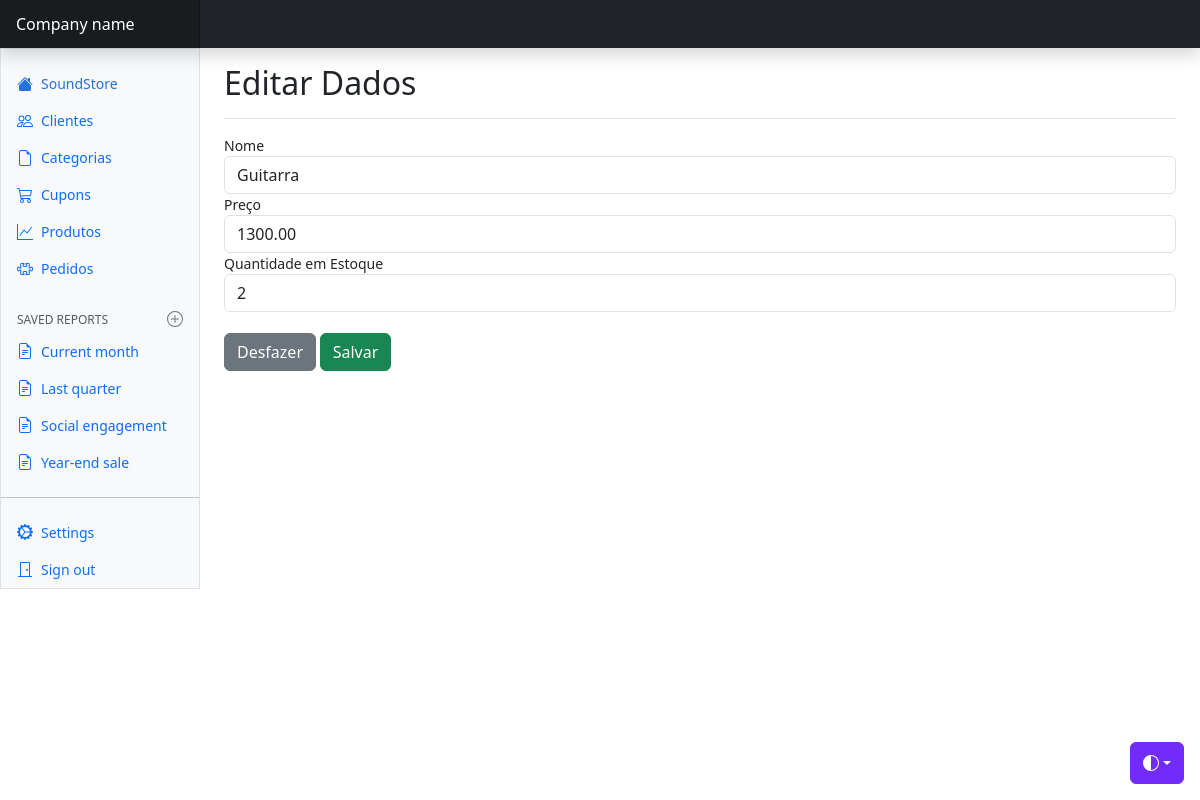
/views/produtos/edit.php?id=22, run on the app's committed database.
### tables this page shows
CREATE TABLE `produtos` (
  `id` int(11) NOT NULL,
  `id_categoria` int(11) DEFAULT NULL,
  `nome` varchar(100) DEFAULT NULL,
  `preco` decimal(10,2) DEFAULT NULL,
  `estoque` int(11) DEFAULT NULL
);

### config/BD.php (called while the page is built)
<?php
    class BD {
        public static function getConexao() {
            $conn = new PDO(
                "mysql:host=localhost;dbname=soundstore_bd",
                "root",
                ""
            );
            return $conn;
        }
    }

### model/dao/ProdutosDAO.php (called while the page is built, shortened)
<?php
    class ProdutosDAO {
         public function find($id) {
            try {
                $query = BD::getConexao()->prepare(
                    "SELECT * FROM produtos WHERE id = :i"
                );
                $query->bindValue(':i', $id, PDO::PARAM_INT);
                if(!$query->execute()) {
                    print_r($query->errorInfo());
                }
                if($linha = $query->fetch(PDO::FETCH_ASSOC)) {
                    $produtos = new Produtos();
                    $produtos->setId($linha['id']);
                    $produtos->setNome($linha['nome']);
                    $produtos->setPreco($linha['preco']);
                    $produtos->setEstoque($linha['estoque']);
                }
                return $produtos;
            }
            catch(PDOException $e) {
                echo "Erro #3: " . $e->getMessage();
            }
        }
    }

### model/bean/Produtos.php (called while the page is built, shortened)
<?php
    class Produtos {
        private $nome;
        private $preco;
        private $estoque;
        public function getNome() {
            return $this->nome;
        }
        public function setNome($nome) {
            $this->nome = $nome;
        }
        public function getPreco() {
            return $this->preco;
        }
        public function setPreco($preco) {
            $this->preco = $preco;
        }
        public function getEstoque() {
            return $this->estoque;
        }
        public function setEstoque($estoque) {
            $this->estoque = $estoque;
        }
    }

### views/produtos/edit.php (the view, shortened to what this page needs)
<?php
    $dao = new ProdutosDAO();
    $produtos = $dao->find($_GET['id']);
?>
<!doctype html>
<html lang="en" data-bs-theme="auto">
  <head>
    <link href="../../css/bootstrap.min.css" rel="stylesheet" />
    <link href="../../css/dashboard.css" rel="stylesheet" />
  </head>
  <body>
    <div
      class="dropdown position-fixed bottom-0 end-0 mb-3 me-3 bd-mode-toggle"
    >
      <button
        class="btn btn-bd-primary py-2 dropdown-toggle d-flex align-items-center"
        id="bd-theme"
        type="button"
        aria-expanded="false"
        data-bs-toggle="dropdown"
        aria-label="Toggle theme (auto)"
      >
        <svg class="bi my-1 theme-icon-active" aria-hidden="true">
          <use href="#circle-half"></use>
        </svg>
      </button>
    </div>
    <header
      class="navbar sticky-top bg-dark flex-md-nowrap p-0 shadow"
      data-bs-theme="dark"
    >
      <a
        class="navbar-brand col-md-3 col-lg-2 me-0 px-3 fs-6 text-white"
        href="#"
        >Company name</a
      >
    </header>
    <div class="container-fluid">
      <div class="row">
        <div
          class="sidebar border border-right col-md-3 col-lg-2 p-0 bg-body-tertiary"
        >
          <div
            class="offcanvas-md offcanvas-end bg-body-tertiary"
            tabindex="-1"
            id="sidebarMenu"
            aria-labelledby="sidebarMenuLabel"
          >
            <?php include "../menu/navbar.php" ?>
          </div>
        </div>
        <main class="col-md-9 ms-sm-auto col-lg-10 px-md-4">
          <div
            class="d-flex justify-content-between flex-wrap flex-md-nowrap align-items-center pt-3 pb-2 mb-3 border-bottom"
          >
            <h1 class="h2">Editar Dados</h1>
          </div>
          <div class="table-responsive small">
            <form action="update.php" method="post">
                <div class="form-group">
                    <label for="nome">Nome</label>
                    <input type="text" name="nome" value="<?= $produtos->getNome() ?>" class="form-control">
                </div>
                <div class="form-group">
                    <label for="preco">Preço</label>
                    <input type="text" name="preco" value="<?= $produtos->getPreco() ?>" class="form-control">
                </div>
                <div class="form-group">
                    <label for="estoque">Quantidade em Estoque</label>
                    <input type="text" name="estoque" value="<?= $produtos->getEstoque() ?>" class="form-control">
                </div>
                <br>
                <div class="form-group">
                    <input type="reset" value="Desfazer" class="btn btn-secondary">
                    <input type="submit" value="Salvar" class="btn btn-success">
                </div>
            </form>
          </div>
        </main>
      </div>
    </div>
  </body>
</html>

### css/dashboard.css (style rules this page uses)
.bi { display: inline-block; width: 1rem; height: 1rem; }
.navbar-brand { padding-top: .75rem; padding-bottom: .75rem; background-color: rgba(0, 0, 0, .25); box-shadow: inset -1px 0 0 rgba(0, 0, 0, .25); }

### views/produtos/edit.php (style rules this page uses)
.bi { vertical-align: -0.125em; fill: currentColor; }
.btn-bd-primary { --bd-violet-bg: #712cf9; --bd-violet-rgb: 112.520718, 44.062154, 249.437846; --bs-btn-font-weight: 600; --bs-btn-color: var(--bs-white); --bs-btn-bg: var(--bd-violet-bg); --bs-btn-border-color: var(--bd-violet-bg); --bs-btn-hover-color: var(--bs-white); --bs-btn-hover-bg: #6528e0; --bs-btn-hover-border-color: #6528e0; --bs-btn-focus-shadow-rgb: var(--bd-violet-rgb); --bs-btn-active-color: var(--bs-btn-hover-color); --bs-btn-active-bg: #5a23c8; --bs-btn-active-border-color: #5a23c8; }
.bd-mode-toggle { z-index: 1500; }
.bd-mode-toggle .bi { width: 1em; height: 1em; }

### data on the page
produtos: nome "Guitarra", preco "1300.00", estoque "2"
